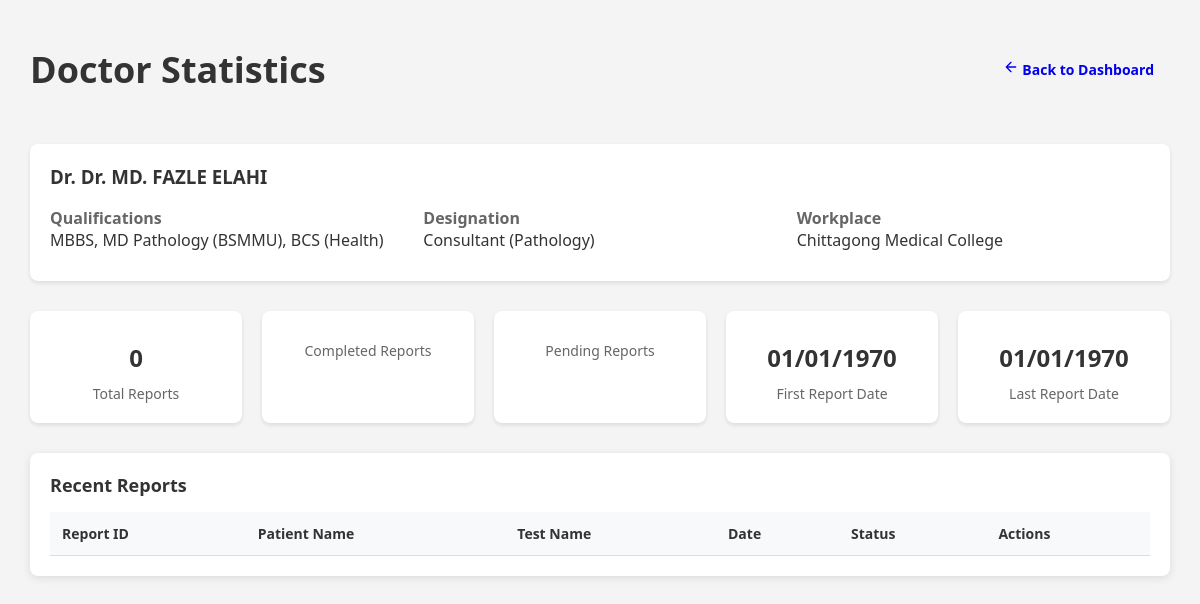
Screenshot of /pages/admin/doctor_statistics.php?id=1 (signed in) with the database file from the repository.
### tables this page shows
CREATE TABLE `doctors` (
  `id` int(11) NOT NULL AUTO_INCREMENT,
  `name` varchar(255) NOT NULL,
  `qualifications` varchar(255) DEFAULT NULL,
  `designation` varchar(255) DEFAULT NULL,
  `workplace` varchar(255) DEFAULT NULL,
  PRIMARY KEY (`id`)
);

### includes/doctor_functions.php (called while the page is built, shortened)
<?php
function getDoctorById($id) {
    global $pdo;
    try {
        $stmt = $pdo->prepare("SELECT * FROM doctors WHERE id = ?");
        $stmt->execute([$id]);
        return $stmt->fetch(PDO::FETCH_ASSOC);
    } catch (PDOException $e) {
        logDatabaseError($e->getMessage());
        throw new Exception("Error fetching doctor");
    }
}
function getDoctorStatistics($doctorId) {
    global $pdo;
    try {
        $stmt = $pdo->prepare("
            SELECT
                COUNT(*) as total_reports,
                SUM(CASE WHEN report_status = 'completed' THEN 1 ELSE 0 END) as completed_reports,
                SUM(CASE WHEN report_status = 'pending' THEN 1 ELSE 0 END) as pending_reports,
                MIN(report_date) as first_report_date,
                MAX(report_date) as last_report_date
            FROM test_reports
            WHERE doctor_id = ?
        ");
        $stmt->execute([$doctorId]);
        return $stmt->fetch(PDO::FETCH_ASSOC);
    } catch (PDOException $e) {
        logDatabaseError($e->getMessage());
        throw new Exception("Error fetching doctor statistics");
    }
}

### pages/admin/doctor_statistics.php (the view, shortened to what this page needs)
<?php
require_once '../../config/database.php';
require_once '../../includes/doctor_functions.php';
$doctorId = $_GET['id'] ?? null;
try {
    $doctor = getDoctorById($doctorId);
    $statistics = getDoctorStatistics($doctorId);
} catch (Exception $e) {
    $error = $e->getMessage();
}
?>
<!DOCTYPE html>
<html lang="en">
<head>
    <link rel="stylesheet" href="../../assets/css/common.css">
</head>
<body>
    <div class="container">
        <div class="page-header">
            <div class="page-title">
                <h2>Doctor Statistics</h2>
            </div>
            <div>
                <a href="../../pages/user/admin_dashboard.php" class="btn btn-back">
                    <svg width="16" height="16" viewBox="0 0 24 24" fill="none" stroke="currentColor" stroke-width="2" stroke-linecap="round" stroke-linejoin="round">
                        <path d="M19 12H5M12 19l-7-7 7-7"/>
                    </svg>
                    Back to Dashboard
                </a>
            </div>
        </div>
        <?php if (isset($error)): ?>
            <div class="error"><?php echo htmlspecialchars($error); ?></div>
        <?php else: ?>
            <div class="doctor-info">
                <h3>Dr. <?php echo htmlspecialchars($doctor['name']); ?></h3>
                <div class="info-grid">
                    <div class="info-item">
                        <div class="info-label">Qualifications</div>
                        <div><?php echo htmlspecialchars($doctor['qualifications']); ?></div>
                    </div>
                    <div class="info-item">
                        <div class="info-label">Designation</div>
                        <div><?php echo htmlspecialchars($doctor['designation']); ?></div>
                    </div>
                    <div class="info-item">
                        <div class="info-label">Workplace</div>
                        <div><?php echo htmlspecialchars($doctor['workplace']); ?></div>
                    </div>
                </div>
            </div>
            <div class="statistics-grid">
                <div class="stat-card">
                    <div class="stat-value"><?php echo $statistics['total_reports']; ?></div>
                    <div class="stat-label">Total Reports</div>
                </div>
                <div class="stat-card">
                    <div class="stat-label">Completed Reports</div>
                </div>
                <div class="stat-card">
                    <div class="stat-label">Pending Reports</div>
                </div>
                <div class="stat-card">
                    <div class="stat-value"><?php echo date('d/m/Y', strtotime($statistics['first_report_date'])); ?></div>
                    <div class="stat-label">First Report Date</div>
                </div>
                <div class="stat-card">
                    <div class="stat-value"><?php echo date('d/m/Y', strtotime($statistics['last_report_date'])); ?></div>
                    <div class="stat-label">Last Report Date</div>
                </div>
            </div>
            <div class="card">
                <div class="card-header">
                    <h3>Recent Reports</h3>
                </div>
                <div class="table-responsive">
                    <table>
                        <thead>
                            <tr>
                                <th>Report ID</th>
                                <th>Patient Name</th>
                                <th>Test Name</th>
                                <th>Date</th>
                                <th>Status</th>
                                <th>Actions</th>
                            </tr>
                        </thead>
                    </table>
                </div>
            </div>
        <?php endif; ?>
    </div>
</body>
</html>

### assets/css/common.css (style rules this page uses)
:root { --primary-color: #3498db; --primary-hover: #2980b9; --success-color: #2ecc71; --warning-color: #f1c40f; --danger-color: #e74c3c; --info-color: #3498db; --text-color: #333; --text-muted: #7f8c8d; --border-color: #ddd; --bg-color: #f4f4f4; --card-bg: #fff; --card-shadow: 0 2px 8px rgba(0,0,0,0.1); }
body { font-family: 'Segoe UI', Arial, sans-serif; background: var(--bg-color); margin: 0; padding: 15px; color: var(--text-color); }
.container { max-width: 1200px; margin: 0 auto; padding: 0 15px; }
.page-header { margin-bottom: 20px; display: flex; justify-content: space-between; align-items: center; }
.page-title { margin: 0; color: var(--text-color); font-size: 24px; }
.card { background: var(--card-bg); padding: 20px; border-radius: 8px; box-shadow: var(--card-shadow); margin-bottom: 20px; }
.card-header { margin-bottom: 15px; }
.card-header h3 { margin: 0; color: var(--text-color); font-size: 18px; }
table { width: 100%; border-collapse: collapse; }
th, td { padding: 12px; text-align: left; border-bottom: 1px solid var(--border-color); font-size: 14px; }
th { background: #f8f9fa; font-weight: 600; color: var(--text-color); }
.btn { display: inline-block; padding: 8px 16px; border-radius: 4px; text-decoration: none; cursor: pointer; font-size: 14px; font-weight: 600; transition: all 0.3s; border: none; }

### pages/admin/doctor_statistics.php (style rules this page uses)
.statistics-grid { display: grid; grid-template-columns: repeat(auto-fit, minmax(200px, 1fr)); gap: 20px; margin-bottom: 30px; }
.stat-card { background: #fff; border-radius: 8px; padding: 20px; box-shadow: 0 2px 4px rgba(0,0,0,0.1); text-align: center; }
.stat-value { font-size: 24px; font-weight: bold; color: #333; margin: 10px 0; }
.stat-label { color: #666; font-size: 14px; }
.doctor-info { background: #fff; border-radius: 8px; padding: 20px; margin-bottom: 30px; box-shadow: 0 2px 4px rgba(0,0,0,0.1); }
.doctor-info h3 { margin-top: 0; color: #333; }
.info-grid { display: grid; grid-template-columns: repeat(auto-fit, minmax(200px, 1fr)); gap: 20px; }
.info-item { margin-bottom: 10px; }
.info-label { font-weight: bold; color: #666; }

### rows the page displays
doctors: name "Dr. MD. FAZLE ELAHI", qualifications "MBBS, MD Pathology (BSMMU), BCS (Health)", designation "Consultant (Pathology)", workplace "Chittagong Medical College"

### other values shown
$statistics['total_reports'] "0"
date('d/m/Y', strtotime($statistics['first_report_date'])) "01/01/1970"
date('d/m/Y', strtotime($statistics['last_report_date'])) "01/01/1970"
